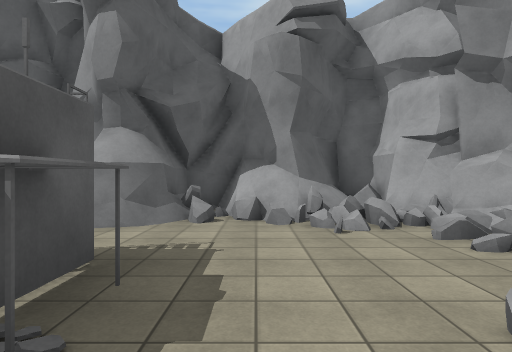
[1] (above)

24 first-person views from a walk through a scene from a Unity 3-D project. The camera is 1.5 m above the floor, looks level and sees 75° across. The floor is counted in squares, 2 m on a side. Each view is taken from the middle of a square. On the plan, view 1 faces up. The plan holds only what a view shows up to about 11 squares ahead; the rest is blank. Some animated figures are left out. Surface patterns are stand-ins for the level's own textures.

[2]
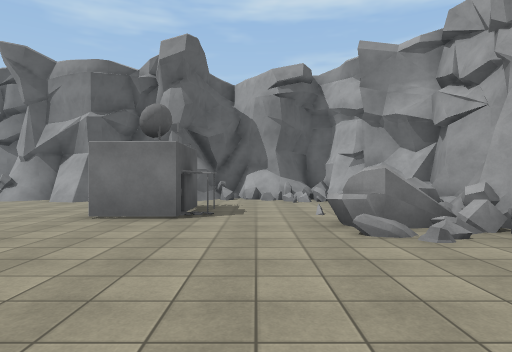

[3]
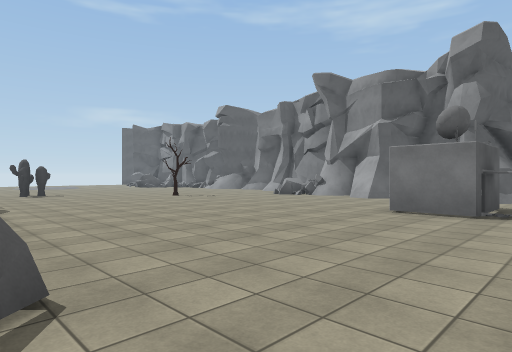

[4]
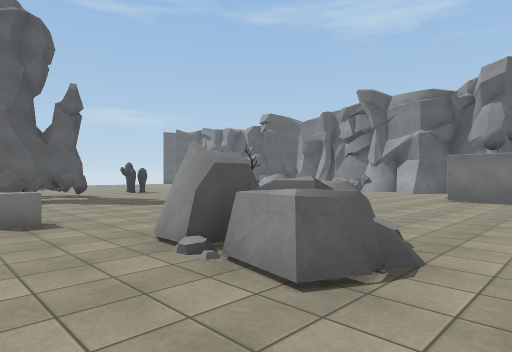

[5]
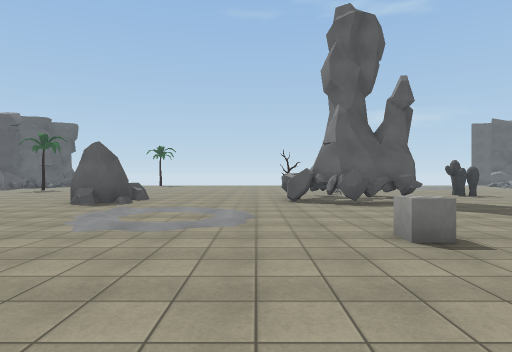

[6]
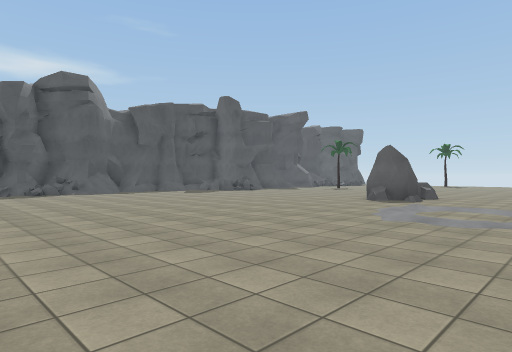

[7]
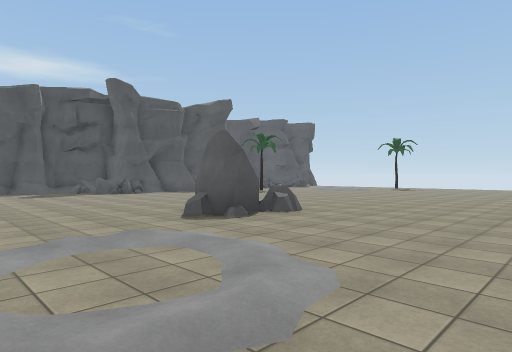

[8]
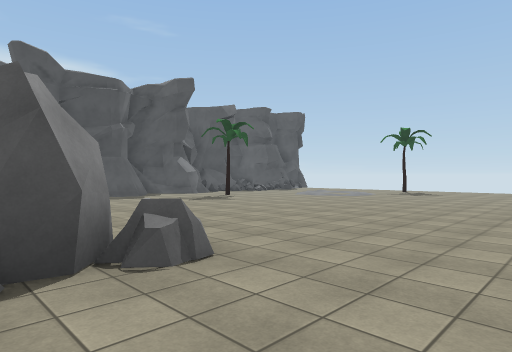

[9]
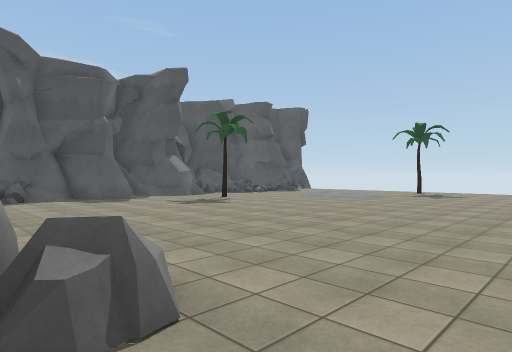

[10]
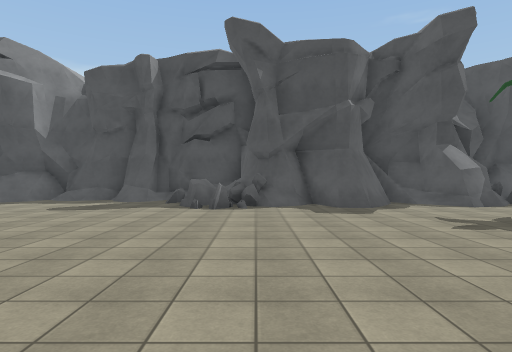

[11]
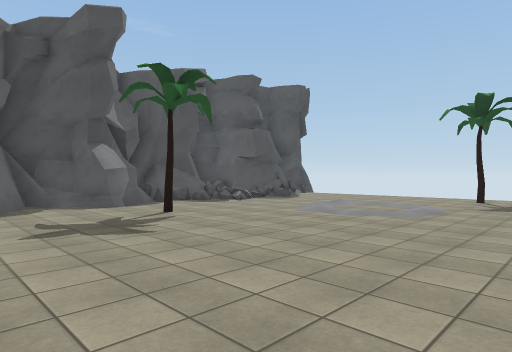

[12]
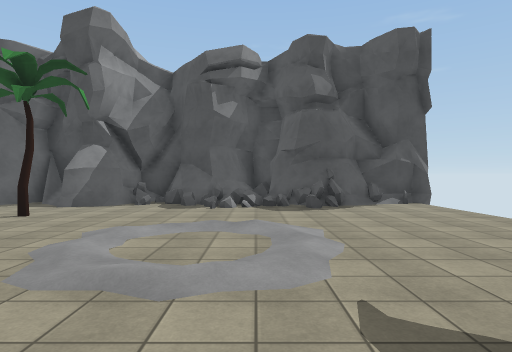

[13]
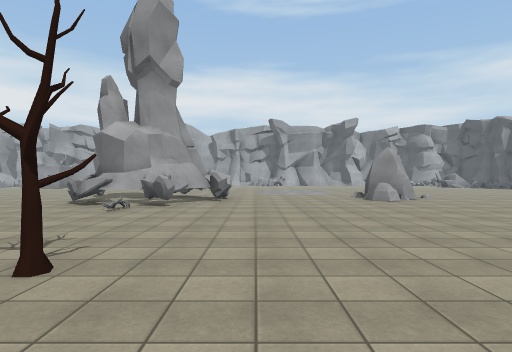

[14]
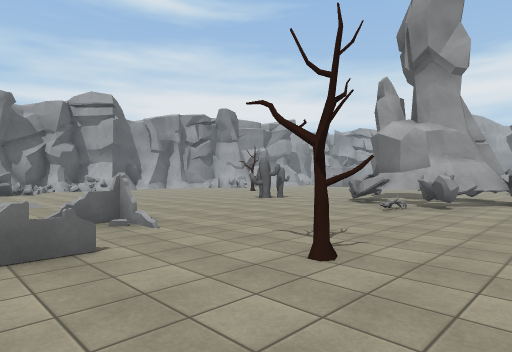

[15]
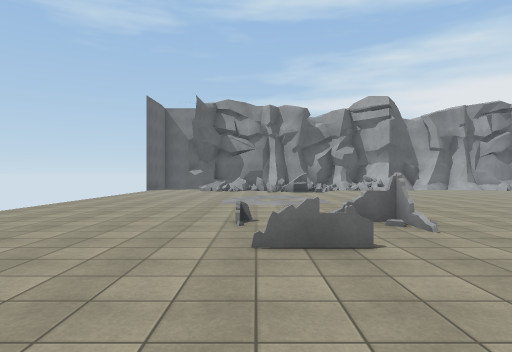

[16]
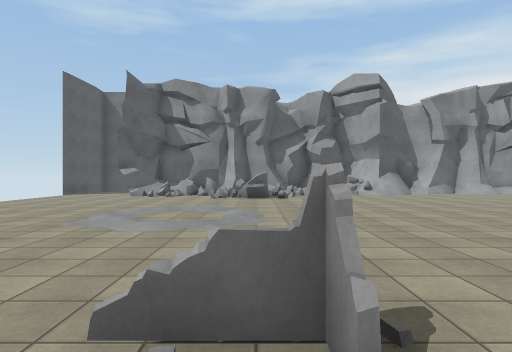

[17]
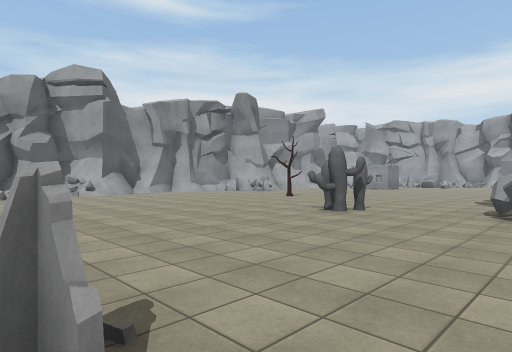

[18]
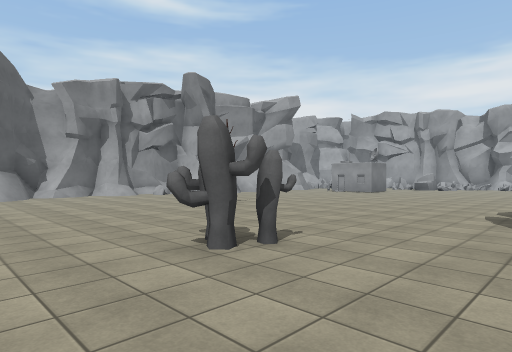

[19]
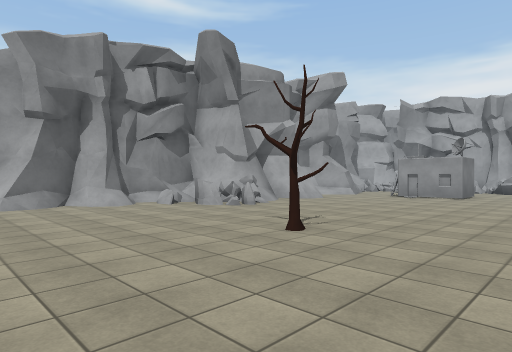

[20]
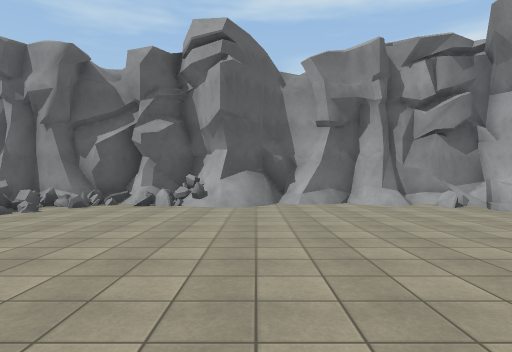

[21]
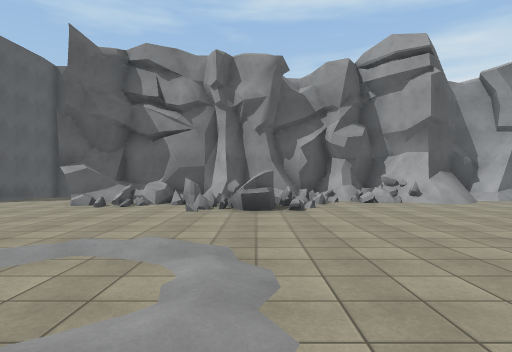

[22]
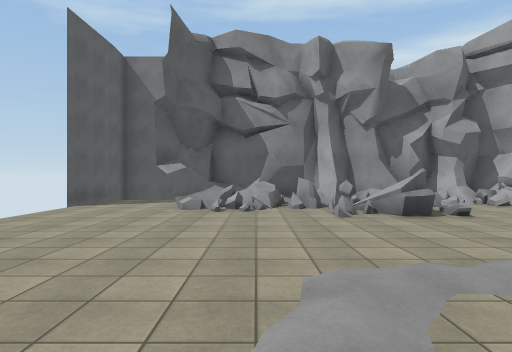

[23]
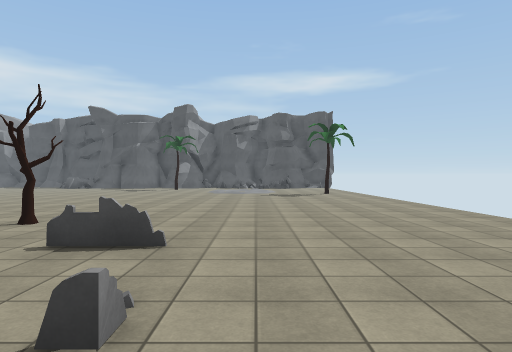

[24]
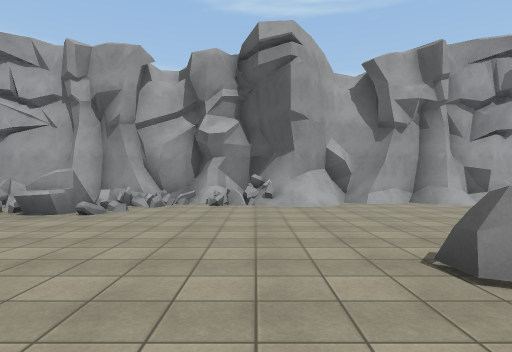

### Floor plan
Key: @ floor where view 1 was taken; # wall or solid block; x gap in a wall; . main floor; : floor 0.5 m higher than the main floor; / step, stairs or slope; = window, fence, low wall or low ledge; ^ raised ledge; B building; R rock; C cube; T tree; A cactus; O other object.
Columns run from 29 left of view 1 to 5 right of it. Each row starts with its distance up from view 1.
  9 #
  8 #...##  ############^^      #
  7 #..#######===#//####=^     ######
  6  ..#=^====...=/....=^###   ##=#.##
  5  ......=##..........#=.##  #..#x=##
  4  .......=................. .....= #
  3  .........................  .... ##
  2  .........................  B...=##
  1   ................T.......##...=:#
  0  ....././....................@=#=##
 -1  ..../../......................#=##
 -2  .....//.........................=#
 -3  .............AA.................=#
 -4  ................................=#
 -5  .............................../##
 -6   ......O......^#......   RR...../#
 -7   .............###^......RRRR..../#
 -8   ....OO.....O#####.......RR...../#
 -9  ........T....#####....C.....   ./#
-10  ...............##.......... .   ##
-11  ..................../.......    ##
-12  ..................././.....
-13  ..................././......
-14  ...................//.......
-15  ...............RRR..........
-16      ............RR.........
-17    .........................
-18  .T.........................
-19  ...........................
-20   ..........................
-21  ....................  .....
-22  ........T...........   ...
-23  ....................    ..
-24  ...=//......#..=.....
-25 #####/#=###.####^=.....
-26     ##############/////#
-27                 ########

Positions as (right, up) in squares from view 1, and headings:
1: (0, 0), facing up
2: (0, -5), facing up
3: (0, -6), facing up-left
4: (0, -10), facing up-left
5: (-2, -11), facing left
6: (-1, -11), facing down-left
7: (-7, -10), facing down-left
8: (-11, -12), facing down-left
9: (-12, -13), facing down-left
10: (-14, -16), facing down
11: (-16, -16), facing down-left
12: (-24, -16), facing down
13: (-23, -11), facing right
14: (-23, -11), facing up-right
15: (-23, -11), facing up
16: (-21, -7), facing up
17: (-21, -7), facing up-right
18: (-17, -6), facing up-right
19: (-15, -2), facing up-right
20: (-15, -2), facing up
21: (-21, -3), facing up
22: (-24, -2), facing up
23: (-24, -4), facing down
24: (-5, -4), facing right
